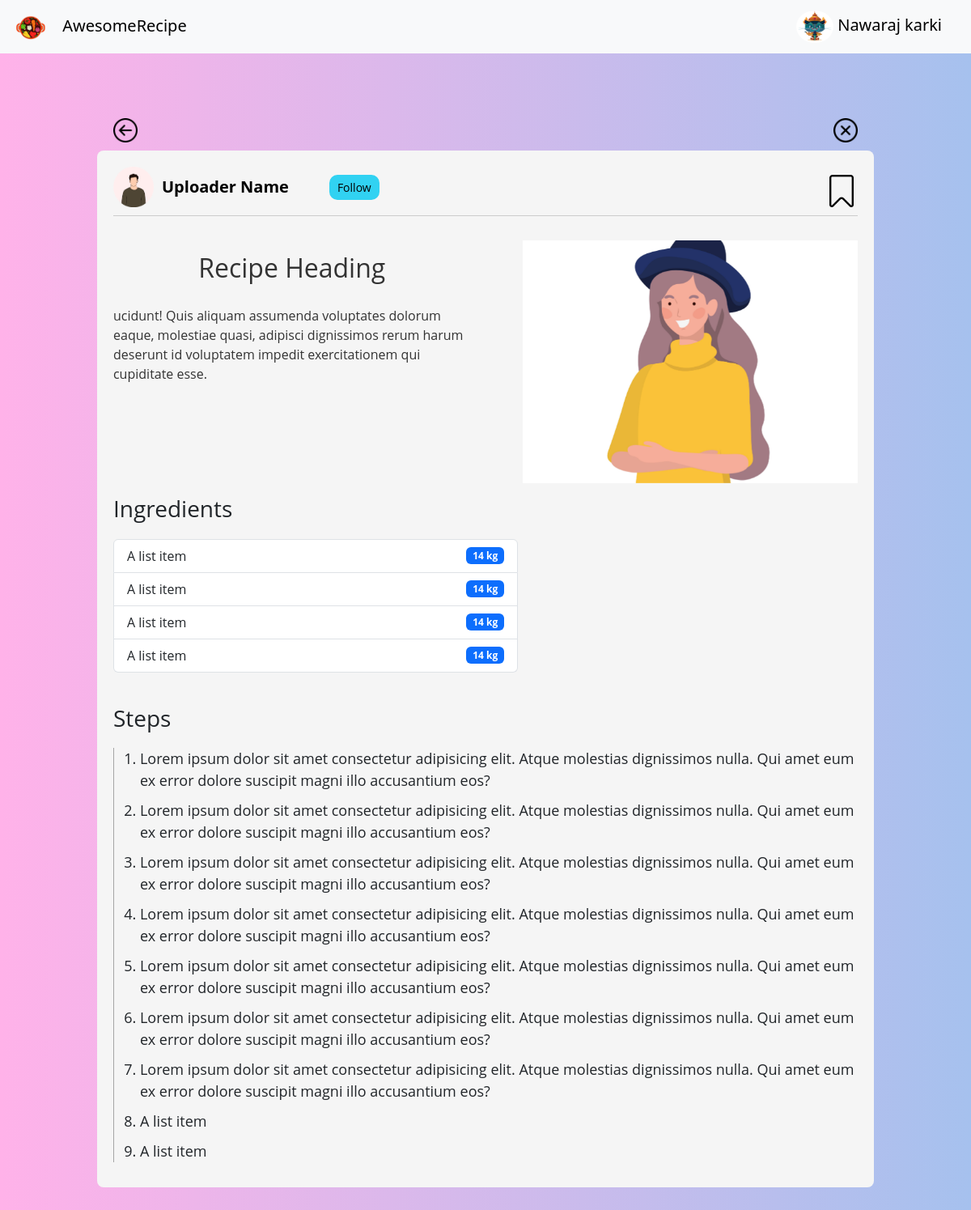
The page /post (signed in) on the database its author committed.
### Users/models.py (models this page shows, shortened)
class User(AbstractUser):
    username = models.CharField(max_length=50, unique=True)
    email = models.EmailField(unique=True)
    display_name = models.CharField(max_length=50, null=True, blank=True)
    display_picture = models.ImageField(upload_to=user_directory_path, null = True , blank = True)
    cover_picture = models.ImageField(upload_to=user_directory_path, null=True, blank=True)
    followers_count = models.PositiveIntegerField(default=0)

### main/views.py (the view)
# urls.py: path('post', detail_post_view, name='post_detail'),
def detail_post_view(request):
    return render(request, 'main/post_detail.html')

### templates/main/post_detail.html (shortened to what this page needs)
{% extends 'base.html' %}
{% load static %}
    {% block meta %}
    <link rel="stylesheet" href="{% static 'css/post_detail.css' %}">
    <link href="https://cdn.jsdelivr.net/npm/bootstrap@5.3.2/dist/css/bootstrap.min.css" rel="stylesheet">
    {% endblock %}
    {% block content %}
    <div class="post_detail_container">
    <div class="prev_exit_nav flexrow">
        <div class="prev">
            <a href="/">
                <img src="{% static 'img/prev.png' %}" alt="prev">
            </a>
        </div>
        <div class="exit">
            <a href="/">
                <img src="/static/img/exit.png" alt="exit">
            </a>
        </div>
    </div>
    <div class="post-card" >
        <div class="post-card-header-container flexrow">
            <div class="post_card_header flexrow">
                <img src="/static/img/male user.png" width="50px" height="50px" alt="Uploader Profile Picture">
                <div class="post-card-header-info">
                    <a href="{% url 'user_profile' %}">Uploader Name</a>
                </div>
                <button type="button" class="follow-button">Follow</button>
            </div>
            <div id="bookmark_icon" class="bookmark-icon">
                <img src="/static/img/bookmark.png" alt="">
            </div>
        </div>
        <div class="post-card-body flexcol">
            <div class="post_card_body_upper_container flexrow">
                <div class="post-card-body-text flexcol">
                    <h2><a href="path/to/post-detail.html">Recipe Heading</a></h2>
                    <p>
                        ucidunt! Quis aliquam assumenda voluptates dolorum eaque, molestiae quasi, adipisci dignissimos rerum harum deserunt id voluptatem impedit exercitationem qui cupiditate esse.
                    </p>
                </div>
                <div class="post-card-body-img">
                    <div id="carouselExampleInterval" class="carousel slide" data-bs-ride="carousel">
                        <div class="carousel-inner">
                          <div class="carousel-item " data-bs-interval="1500">
                            <img src="/static/img/39546.jpg" class="d-block caroousel_height" alt="...">
                          </div>
                        </div>
                        <button class="carousel-control-prev" type="button" data-bs-target="#carouselExampleInterval" data-bs-slide="prev">
                          <span class="carousel-control-prev-icon" aria-hidden="true"></span>
                        </button>
                        <button class="carousel-control-next" type="button" data-bs-target="#carouselExampleInterval" data-bs-slide="next">
                          <span class="carousel-control-next-icon" aria-hidden="true"></span>
                        </button>
                      </div>
                </div>
            </div>
            <div class="ingredients_and_steps_container flexcol">
                <div class="ingredients">
                    <h2>Ingredients</h2>
                    <ul class="list-group">
                        <li class="list-group-item d-flex justify-content-between align-items-center">A list item <span class="badge bg-primary ">14 kg</span> </li>
                        <li class="list-group-item d-flex justify-content-between align-items-center">A list item <span class="badge bg-primary ">14 kg</span> </li>
                        <li class="list-group-item d-flex justify-content-between align-items-center">A list item <span class="badge bg-primary ">14 kg</span> </li>
                        <li class="list-group-item d-flex justify-content-between align-items-center">A list item <span class="badge bg-primary ">14 kg</span> </li>
                      </ul>
                </div>
                <div class="steps">
                    <h2>Steps</h2>
                    <ol>
                        <li>Lorem ipsum dolor sit amet consectetur adipisicing elit. Atque molestias dignissimos nulla. Qui amet eum ex error dolore suscipit magni illo accusantium eos?</li>
                        <li>Lorem ipsum dolor sit amet consectetur adipisicing elit. Atque molestias dignissimos nulla. Qui amet eum ex error dolore suscipit magni illo accusantium eos?</li>
                        <li>Lorem ipsum dolor sit amet consectetur adipisicing elit. Atque molestias dignissimos nulla. Qui amet eum ex error dolore suscipit magni illo accusantium eos?</li>
                        <li>Lorem ipsum dolor sit amet consectetur adipisicing elit. Atque molestias dignissimos nulla. Qui amet eum ex error dolore suscipit magni illo accusantium eos?</li>
                        <li>Lorem ipsum dolor sit amet consectetur adipisicing elit. Atque molestias dignissimos nulla. Qui amet eum ex error dolore suscipit magni illo accusantium eos?</li>
                        <li>Lorem ipsum dolor sit amet consectetur adipisicing elit. Atque molestias dignissimos nulla. Qui amet eum ex error dolore suscipit magni illo accusantium eos?</li>
                        <li>Lorem ipsum dolor sit amet consectetur adipisicing elit. Atque molestias dignissimos nulla. Qui amet eum ex error dolore suscipit magni illo accusantium eos?</li>
                        <li>A list item</li>
                        <li>A list item</li>
                      </ol>
                </div>
            </div>
        </div>
    </div>
</div>
{% endblock %}

### templates/navigation.html (shortened to what this page needs)
{% load static %}
<!doctype html>
<html lang="en">
  <head>
    <link href="https://cdn.jsdelivr.net/npm/bootstrap@5.3.2/dist/css/bootstrap.min.css" rel="stylesheet">
  </head>
  <body>
    <nav class="navbar navbar-expand-lg bg-body-tertiary p-md-2">
  <div class="container-fluid">
    <div>
        <a class="navbar-brand" href="{% url 'home' %}">
            <img src="/static/img/logo.png" alt="Logo" width="36" height="30">
        </a>
        <a class="navbar-brand" href="{% url 'home' %}">AwesomeRecipe</a>
    </div>
      <div class="d-flex">
        {% if user.is_authenticated %}
          <a class="navbar-brand" href="{% url 'user_profile' user.username %}">
            {% if user.display_picture %}
              <img src="{{ user.display_picture.url }}"  width="46" height="40" class="d-inline-block align-text-center" style="border-radius: 50%;">
            {% else %}
              <img src="{% static 'img/male user.png' %}"  width="46" height="40" class="d-inline-block align-text-center" style="border-radius: 50%;">
            {% endif %}
            {% if user.display_name %}
              {{user.display_name}}
            {% else %}
               {{user.username}}
            {% endif %}
            </a>
        {% endif %}
      </div>
  </div>
</nav>
  </body>
</html>

### static/css/post_detail.css (style rules this page uses)
* { margin: 0; padding: 0; box-sizing: border-box; }
.flexrow { display: flex; flex-direction: row; }
.flexcol { display: flex; flex-direction: column; }
.post_detail_container { margin: 70px auto 15px auto; width: 80%; margin-bottom: 50px; }
.prev_exit_nav { width: 100%; top: 10; height: 50px; justify-content: space-between; align-items: center; padding: 0 20px; z-index: 1; }
.prev_exit_nav img { height: 30px; width: 30px; cursor: pointer; }
.prev_exit_nav .prev { left: 0; }
.prev_exit_nav .exit { right: 0; }
.post-card { background-color: rgb(245, 245, 245); padding: 20px; padding-bottom: 15px; font-family: 'Open Sans', sans-serif; border-radius: 8px; }
.post-card-header-container { justify-content: space-between; align-items: center; width: 100%; border-bottom: 1px solid rgb(204, 204, 204); }
.post-card-header-container > .bookmark-icon > img { height: 40px; width: 40px; }
.post_card_header { align-items: center; padding-bottom: 10px; }
.post-card-header-info { margin-left: 10px; }
.post-card-header-info > a { font-size: 20px; font-weight: bold; color: black; text-decoration: none; }
.post_card_header > .follow-button { font-size: 14px; margin-left: 50px; padding: 5px 10px; background-color: rgb(49, 210, 242); border: none; cursor: pointer; border-radius: 10px; box-shadow: none; }
.post_card_body_upper_container { margin-top: 15px; justify-content: space-between; max-height: 300px; }
.post-card-body-text { font-size: 18px; color: rgb(51, 51, 51); min-width: 45%; max-width: 48%; }
.post-card-body-text > h2 > a { color: rgb(51, 51, 51); text-decoration: none; cursor: pointer; }
.post-card-body-text { align-items: center; margin-top: 30px; }
.post-card-body-text > h2 { font-size: 32px; }
.post-card-body-text > p { font-size: 16px; margin-top: 20px; }
.post-card-body-img { width: 45%; max-width: 48%; height: 100%; max-height: 300px; }
.post-card-body-img { margin-top: 15px; margin-bottom: 15px; height: auto; max-height: 300px; }
.caroousel_height { height: 100%; max-height: 300px; }
.post-card-body-img img, .post-card-body-img .carouselExampleInterval { width: 100%; object-fit: cover; }
.ingredients_and_steps_container { margin-top: 30px; }
.ingredients_and_steps_container h2 { font-size: 28px; margin-bottom: 20px; }
.ingredients_and_steps_container > .ingredients > .list-group { width: 500px; max-width: 800px; }
.ingredients_and_steps_container .steps { margin-top: 40px; }
.ingredients_and_steps_container .steps ol { border-left: 1px solid rgb(165, 165, 165); }
.steps li { margin: 10px 0px; font-size: 18px; }

### templates/base.html (style rules this page uses)
body { background: #fbc2eb; background: -webkit-linear-gradient(to right, rgba(251, 194, 235, 1), rgba(166, 193, 238, 1)); background: linear-gradient(to right, rgba(255, 178, 233, 1), rgba(166, 193, 238, 1)) }

### rows shown on the page
User: display_picture (picture), display_name "Nawaraj karki"
